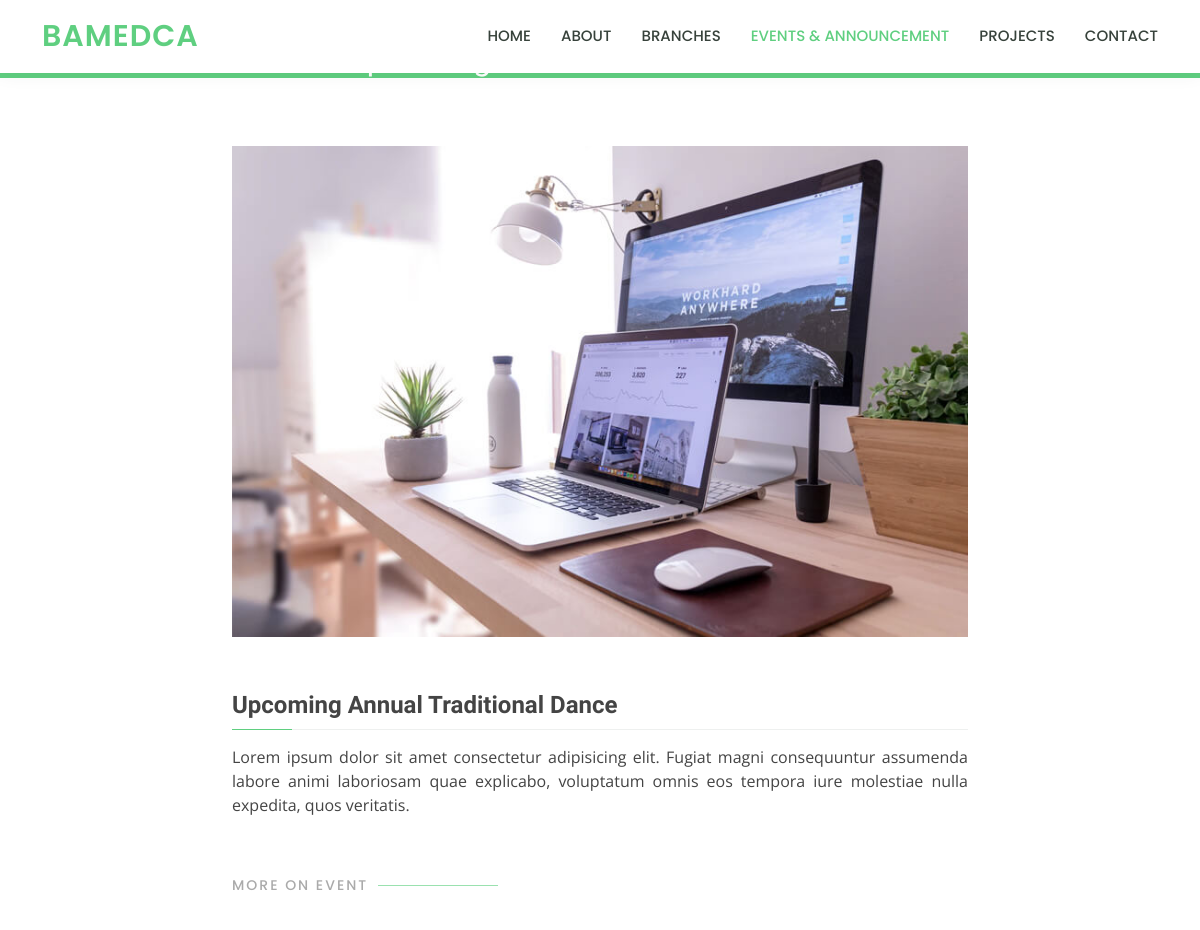
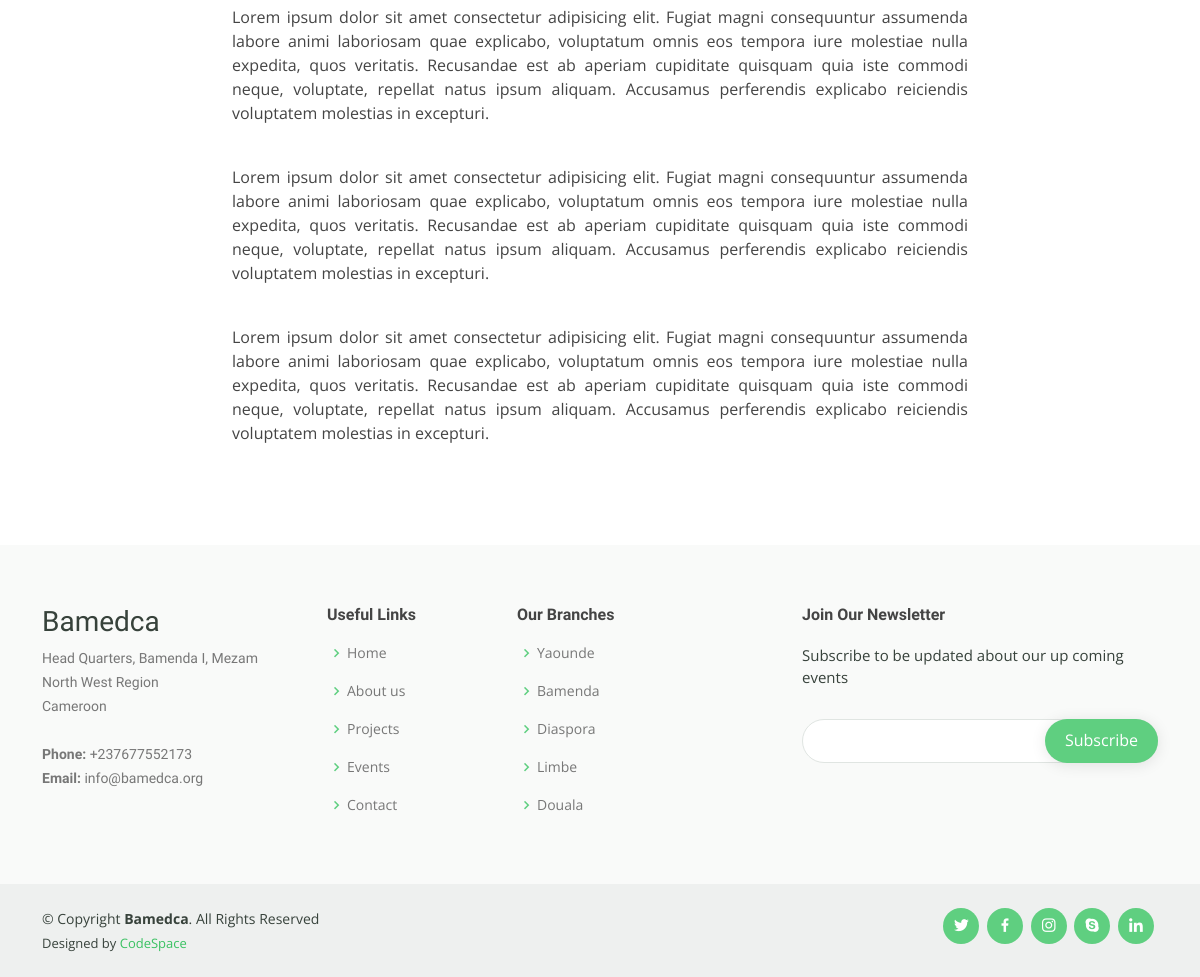
Before: /events-details/1/ with the older database file (2 pictures, top to bottom).
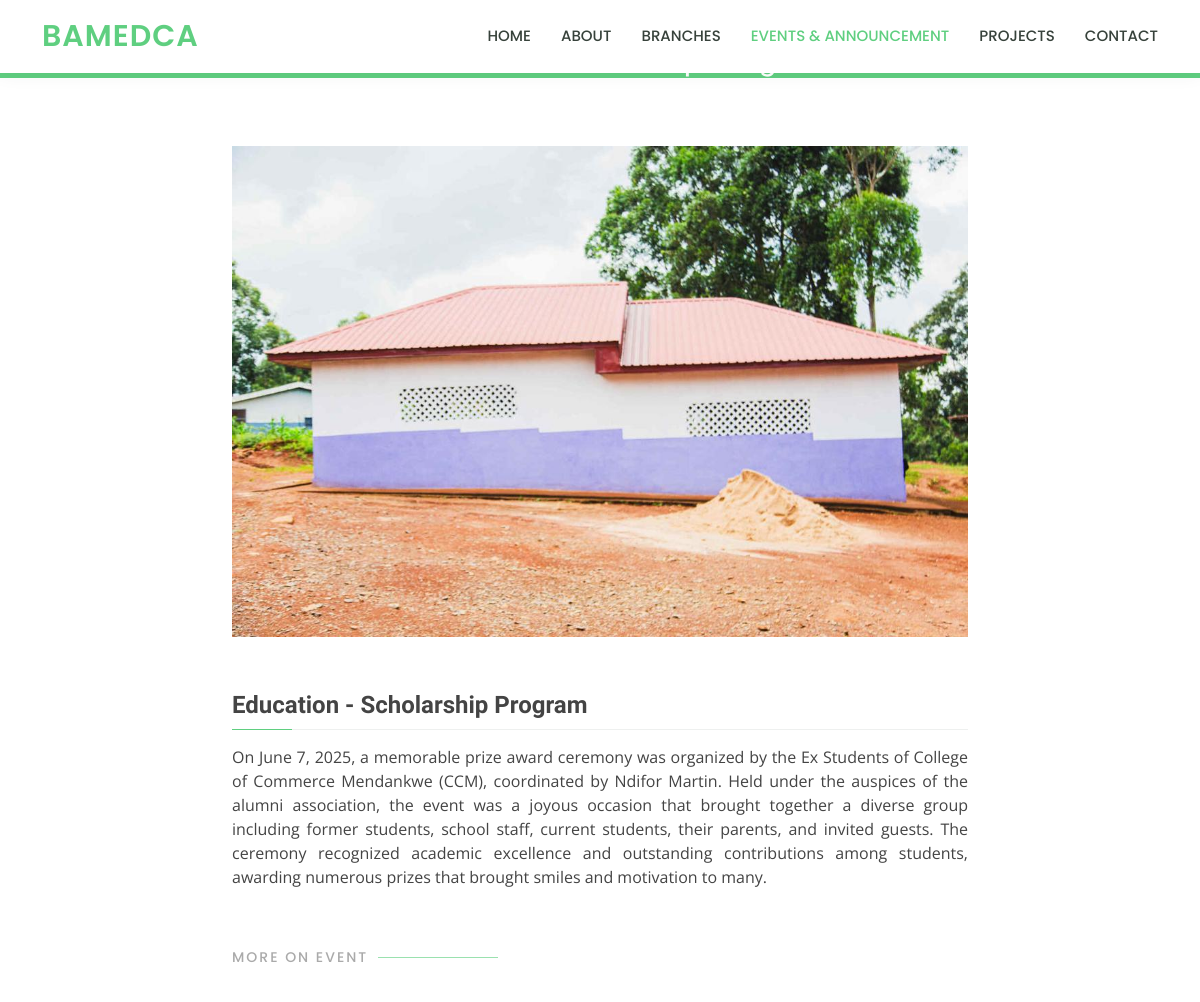
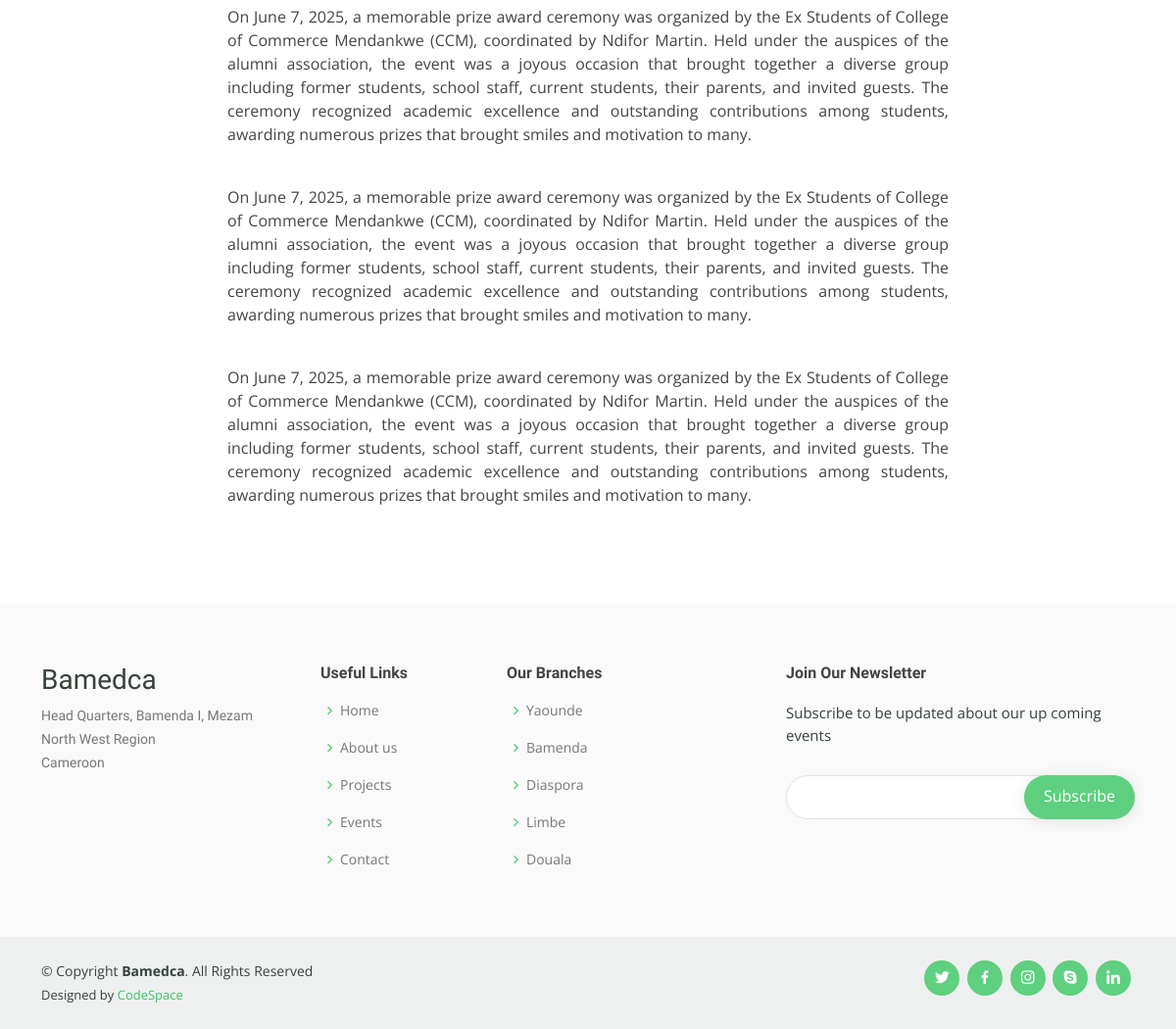
After: the same page with the newer database file (2 pictures, top to bottom).
### bamedcacontent/models.py (models this page shows, shortened)
class EventModel(models.Model):
    title = models.CharField(max_length=100)
    description = models.TextField(max_length=1000)
    period = models.CharField(max_length=100)
    paragraph1 = models.TextField(max_length=1000)
    paragraph2 = models.TextField(max_length=1000)
    paragraph3 = models.TextField(max_length=1000)
    image = models.ImageField(upload_to='events')
    def __str__(self):
        return self.title

class ContactModel(models.Model):
    phone = models.CharField(max_length=100, default='')
    email = models.CharField(max_length=100, default='')

### bamedcacontent/views.py (the view)
# urls.py: path('events-details/<str:ID>/', views.eventsDetails, name='events-details'),
def eventsDetails(request,ID):
    object=EventModel.objects.get(id=ID)
    contact=ContactModel.objects.all()
    print(object)
    context={
        'objects':object,
        'contact':contact
    }
    return render(request,'events-details.html',context=context)

### templates/events-details.html (shortened to what this page needs)
{% extends 'base.html' %}
{% load static %}
{% block content %}
<body>
  <header id="header" class="fixed-top">
    <div class="container d-flex align-items-center">
      <h1 class="logo me-auto"><a href="{% url 'home' %}">BAMEDCA</a></h1>
      <nav id="navbar" class="navbar order-last order-lg-0">
        <ul>
          <li><a href="{% url 'home' %}">Home</a></li>
          <li><a href="{% url 'about' %}">About</a></li>
          <li><a href="{% url 'branch' %}">Branches</a></li>
          <li><a class="active" href="{% url 'events' %}">Events & Announcement</a></li>
          <li><a href="{% url 'projects' %}">Projects</a></li>
          <li><a href="{% url 'contact' %}">Contact</a></li>
        </ul>
      </nav>
    </div>
  </header>
  <main id="main">
    <div class="breadcrumbs" data-aos="fade-in">
      <div class="container">
        <h2>{{objects.title}}</h2>
      </div>
    </div>
    <section id="branch-details" class="branch-details">
      <div class="container" data-aos="fade-up">
        <div class="row justify-content-center">
          <div class="col-lg-8">
            <img src="{{ objects.image.url }}" class="img-fluid w-100 mb-4" alt="Event Image">
            <h3>{{ objects.title }}</h3>
            <p style="text-align: justify;">{{ objects.description }}</p>
          </div>
        </div>
        <br><br>
        <div class="row justify-content-center">
          <div class="col-lg-8">
            <div class="section-title text-start">
              <h2>More On Event</h2>
            </div>
          </div>
          <br><br>
          <div class="col-lg-8">
            <p style="text-align: justify;">{{ objects.paragraph1 }}</p><br>
            <p style="text-align: justify;">{{ objects.paragraph2 }}</p><br>
            <p style="text-align: justify;">{{ objects.paragraph3 }}</p><br>
          </div>
        </div>
      </div>
    </section>
  </main>
  {% endblock content %}

### templates/base.html (shortened to what this page needs)
{% load static %}
<!DOCTYPE html>
<html lang="en">
<head>
  <link href="{% static 'assets/vendor/animate.css/animate.min.css' %}" rel="stylesheet">
  <link href="{% static 'assets/vendor/aos/aos.css' %}" rel="stylesheet">
  <link href="{% static 'assets/vendor/bootstrap/css/bootstrap.min.css' %}" rel="stylesheet">
  <link href="{% static 'assets/vendor/bootstrap-icons/bootstrap-icons.css' %}" rel="stylesheet">
  <link href="{% static 'assets/vendor/boxicons/css/boxicons.min.css' %}" rel="stylesheet">
  <link href="{% static 'assets/vendor/remixicon/remixicon.css' %}" rel="stylesheet">
  <link href="{% static 'assets/vendor/swiper/swiper-bundle.min.css' %}" rel="stylesheet">
  <link href="{% static 'assets/css/style.css' %}" rel="stylesheet">
</head>
{% block content %}
{% endblock content %}
  <footer id="footer">
    <div class="footer-top">
      <div class="container">
        <div class="row">
          <div class="col-lg-3 col-md-6 footer-contact">
            <h3>Bamedca</h3>
            <p>
              Head Quarters, Bamenda I, Mezam <br>
              North West Region<br>
              Cameroon <br><br>
              {% for contact in contact %}
              <strong>Phone:</strong> {{contact.phone}}<br>
              <strong>Email:</strong> {{contact.email}}<br>
              {% endfor %}
            </p>
          </div>
          <div class="col-lg-2 col-md-6 footer-links">
            <h4>Useful Links</h4>
            <ul>
              <li><i class="bx bx-chevron-right"></i> <a href="{% url 'home' %}">Home</a></li>
              <li><i class="bx bx-chevron-right"></i> <a href="{% url 'about'  %}">About us</a></li>
              <li><i class="bx bx-chevron-right"></i> <a href="{% url 'projects'  %}">Projects</a></li>
              <li><i class="bx bx-chevron-right"></i> <a href="{% url 'events' %}">Events</a></li>
              <li><i class="bx bx-chevron-right"></i> <a href="{% url 'contact' %}">Contact</a></li>
            </ul>
          </div>
          <div class="col-lg-3 col-md-6 footer-links">
            <h4>Our Branches</h4>
            <ul>
              <li><i class="bx bx-chevron-right"></i> <a href="#">Yaounde</a></li>
              <li><i class="bx bx-chevron-right"></i> <a href="#">Bamenda</a></li>
              <li><i class="bx bx-chevron-right"></i> <a href="#">Diaspora</a></li>
              <li><i class="bx bx-chevron-right"></i> <a href="#">Limbe</a></li>
              <li><i class="bx bx-chevron-right"></i> <a href="#">Douala</a></li>
            </ul>
          </div>
          <div class="col-lg-4 col-md-6 footer-newsletter">
            <h4>Join Our Newsletter</h4>
            <p>Subscribe to be updated about our up coming events</p>
            <form action="" method="post">
              <input type="email" name="email"><input type="submit" value="Subscribe">
            </form>
          </div>
        </div>
      </div>
    </div>
    <div class="container d-md-flex py-4">
      <div class="me-md-auto text-center text-md-start">
        <div class="copyright">
          &copy; Copyright <strong><span>Bamedca</span></strong>. All Rights Reserved
        </div>
        <div class="credits">
          Designed by <a href="#">CodeSpace</a>
        </div>
      </div>
      <div class="social-links text-center text-md-right pt-3 pt-md-0">
        <a href="#" class="twitter"><i class="bx bxl-twitter"></i></a>
        <a href="#" class="facebook"><i class="bx bxl-facebook"></i></a>
        <a href="#" class="instagram"><i class="bx bxl-instagram"></i></a>
        <a href="#" class="google-plus"><i class="bx bxl-skype"></i></a>
        <a href="#" class="linkedin"><i class="bx bxl-linkedin"></i></a>
      </div>
    </div>
  </footer>
</body>
</html>

Changed rows visible on the page:
removed ContactModel: phone "+237677552173", email "info@bamedca.org"
changed EventModel: image: a different picture; title "Upcoming Annual Traditional Dance" → "Education - Scholarship Program"; description "Lorem ipsum dolor sit amet consectetur adipisicing elit. Fugiat magni consequuntur assumenda labore animi laboriosam quae explicabo, voluptatum omnis eos tempora iure molestiae nulla expedita, quos veritatis." → "On June 7, 2025, a memorable prize award ceremony was organized by the Ex Students of College of Commerce Mendankwe (CCM), coordinated by Ndifor Martin. Held under the auspices of the alumni association, the event was a joyous occasion that brought together a diverse group including former students, school staff, current students, their parents, and invited guests. The ceremony recognized academic excellence and outstanding contributions among students, awarding numerous prizes that brought smiles and motivation to many."; paragraph1 "Lorem ipsum dolor sit amet consectetur adipisicing elit. Fugiat magni consequuntur assumenda labore animi laboriosam quae explicabo, voluptatum omnis eos tempora iure molestiae nulla expedita, quos veritatis. Recusandae est ab aperiam cupiditate quisquam quia iste commodi neque, voluptate, repellat natus ipsum aliquam. Accusamus perferendis explicabo reiciendis voluptatem molestias in excepturi." → "On June 7, 2025, a memorable prize award ceremony was organized by the Ex Students of College of Commerce Mendankwe (CCM), coordinated by Ndifor Martin. Held under the auspices of the alumni association, the event was a joyous occasion that brought together a diverse group including former students, school staff, current students, their parents, and invited guests. The ceremony recognized academic excellence and outstanding contributions among students, awarding numerous prizes that brought smiles and motivation to many."; paragraph2 "Lorem ipsum dolor sit amet consectetur adipisicing elit. Fugiat magni consequuntur assumenda labore animi laboriosam quae explicabo, voluptatum omnis eos tempora iure molestiae nulla expedita, quos veritatis. Recusandae est ab aperiam cupiditate quisquam quia iste commodi neque, voluptate, repellat natus ipsum aliquam. Accusamus perferendis explicabo reiciendis voluptatem molestias in excepturi." → "On June 7, 2025, a memorable prize award ceremony was organized by the Ex Students of College of Commerce Mendankwe (CCM), coordinated by Ndifor Martin. Held under the auspices of the alumni association, the event was a joyous occasion that brought together a diverse group including former students, school staff, current students, their parents, and invited guests. The ceremony recognized academic excellence and outstanding contributions among students, awarding numerous prizes that brought smiles and motivation to many."; paragraph3 "Lorem ipsum dolor sit amet consectetur adipisicing elit. Fugiat magni consequuntur assumenda labore animi laboriosam quae explicabo, voluptatum omnis eos tempora iure molestiae nulla expedita, quos veritatis. Recusandae est ab aperiam cupiditate quisquam quia iste commodi neque, voluptate, repellat natus ipsum aliquam. Accusamus perferendis explicabo reiciendis voluptatem molestias in excepturi." → "On June 7, 2025, a memorable prize award ceremony was organized by the Ex Students of College of Commerce Mendankwe (CCM), coordinated by Ndifor Martin. Held under the auspices of the alumni association, the event was a joyous occasion that brought together a diverse group including former students, school staff, current students, their parents, and invited guests. The ceremony recognized academic excellence and outstanding contributions among students, awarding numerous prizes that brought smiles and motivation to many."
